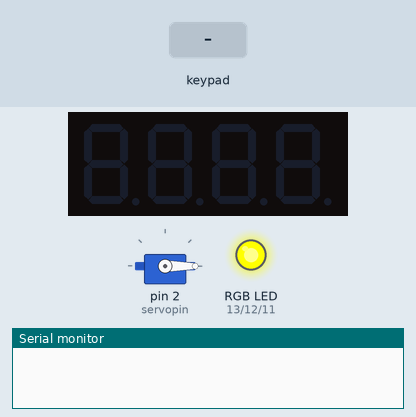
Recording of a sketch running on a simulated Arduino Mega 2560, built with avr-gcc and run on an emulated ATmega2560. On the bench: servo, 4-digit seven-segment display, an RGB LED mixed from three pins (HIGH = lit), the last lines printed to the serial monitor. The inputs (shaded band) are chosen by the test bench.

Above: at 1.2 s.
1.3 s: keypad keys 1 2 3 4 # pressed 0.4 s apart
At 1.9 s:
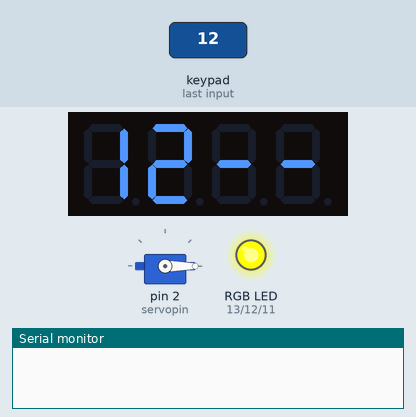
4.8 s: key 'D' pressed
At 5.7 s:
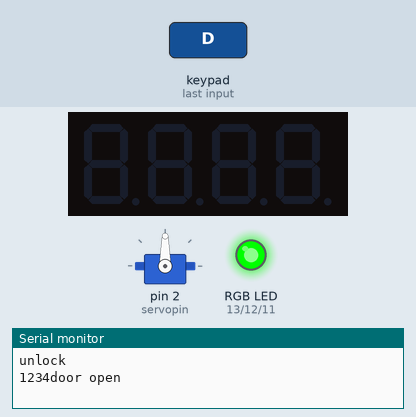
7.8 s: keypad keys 1 4 1 5 1 6 1 7 # pressed 0.4 s apart
At 10.25 s:
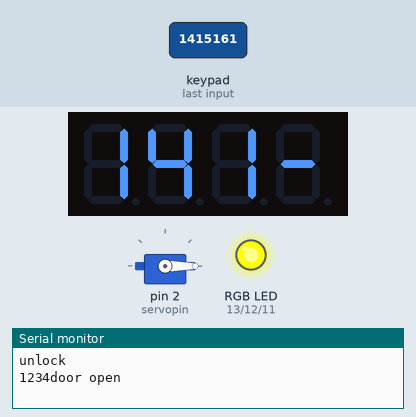
12.9 s: key '2' pressed
At 14.1 s:
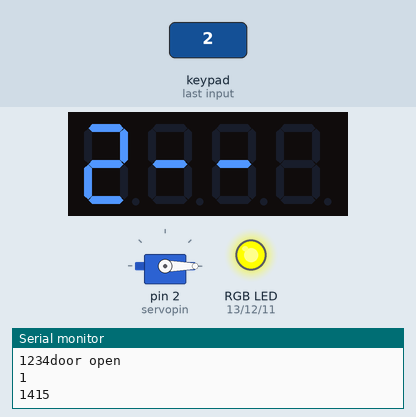
Timing chart, 0 to 15.4 s (numbered marks = the images above; inputs shaded):
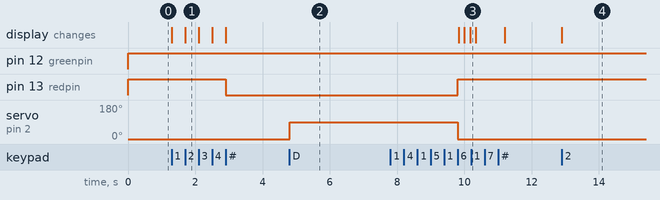

The sketch:

password_lock.ino
```cpp
#include <Keypad.h>            //引用键盘库
#include <Servo.h>             //引用舵机库
#include <SevSeg.h>            //引用数码管库

const byte row = 4;            //按键矩阵行数
const byte col = 4;            //按键矩阵列数
const int passwordnum = 4;     //密码位数

//定义按键矩阵对应字符
char keys[row][col] = {
  {'1','2','3','A'},
  {'4','5','6','B'},
  {'7','8','9','C'},
  {'*','0','#','D'}
};
byte rowpin[row] = {14,15,16,17};   //设置行数引脚
byte colpin[col] = {18,19,20,21};   //设置列数引脚

//利用上述定义实例化一个键盘
Keypad keypad = Keypad(makeKeymap(keys),rowpin,colpin,row,col);

int num = 0;                    //记录当前输入位数
int wrongnum = 0;               //记录错误次数
bool unlock = false;            //密码锁状态
bool setpassword = false;       //密码设置模式状态

char defpassword[passwordnum] = {'1','2','3','4'};    //存储密码，出厂默认1234
char password[passwordnum];                           //存储输入密码
char temppassword[passwordnum];                       //临时存储新密码

//设置REBled灯引脚
int redpin = 13;
int greenpin = 12;
int bluepin = 11;

int buzzerpin = 6;              //设置蜂鸣器引脚

Servo servo;                    //实例化舵机对象
int servopin = 2;               //设置舵机引脚

SevSeg sevseg;                  //实例化数码管
byte dignum = 4;                              //数码管位数
byte digpins[] = {33,27,25,53};               //位引脚
byte segpins[] = {31,23,49,43,45,29,51,47};   //段引脚
byte hardwareConfig = COMMON_CATHODE;         //共阴极数码管


void check();
void led(char color);
void setled();


void setup() {
  Serial.begin(9600);

  pinMode(redpin, OUTPUT);
  pinMode(greenpin, OUTPUT);
  pinMode(bluepin, OUTPUT);      //设置led灯引脚为输出模式

  servo.attach(servopin);
  servo.write(0);                //初始化舵机

  sevseg.begin(hardwareConfig, dignum, digpins, segpins); //初始化数码管
}

void loop() {
  setled();

  //读取按键输入
  char key = keypad.getKey();

  if (key != NO_KEY){
    switch (key){

      //密码输入功能
      case '1':
      case '2':
      case '3':
      case '4':
      case '5':
      case '6':
      case '7':
      case '8':
      case '9':
      case '0':
        if (!unlock){
          if (num < 4){
            password[num] = key;
            num++;
            char showpassword[num];
            for (int i=0;i<num;i++){
              showpassword[i] = password[i];
            }
            sevseg.setChars(showpassword);
          }
        }
        if (setpassword){
          if (num < 4){
            temppassword[num] = key;
            num++;
            char showpassword[num];
            for (int i=0;i<num;i++){
              showpassword[i] = temppassword[i];
            }
            sevseg.setChars(showpassword);
          }
        }
        break;

      //确定键
      case '#':
        if (num == 4){

          //验证密码正确性并解锁
          if (!unlock){
            check();
            num = 0;
            for (int i=0;i<4;i++){
              Serial.print(password[i]);
            }
          }

          //设置密码
          if (setpassword){
            for (int i=0;i<4;i++){
              defpassword[i] = temppassword[i];
            }
            num = 0;
            setpassword = false;
            Serial.println("设置完成");
          }
          sevseg.blank();
        }
        break;

      //密码设置功能
      case '*':
        if (unlock && !setpassword){
          setpassword = true;
          Serial.println("请设置密码");
        }
        break;

      //输入回退功能
      case 'A':
        if (num > 0){
          num--;
          if (!unlock){
            char showpassword[num];
            for (int i=0;i<num;i++){
              showpassword[i] = password[i];
            }
            sevseg.setChars(showpassword);
          }
          if (setpassword){
            char showpassword[num];
            for (int i=0;i<num;i++){
              showpassword[i] = temppassword[i];
            }
            sevseg.setChars(showpassword);
          }
        }
        break;

      //开锁功能
      case 'D':
        if (unlock && !setpassword){
          servo.write(90);
          Serial.println("door open");
          delay(5000);
          servo.write(0);
          unlock = false;
        }
        break;
      default:;
    };
  }
  sevseg.refreshDisplay();
}

//检查输入的四位密码是否正确，将密码输出
void check(){
  for (int i = 0;i < 4;i++){
    if (password[i] != defpassword[i]){
      wrongnum++;               //记录错误次数
      Serial.println(wrongnum);
      break;
    }
    if (i == 3){
      unlock = true;
      wrongnum = 0;             //正确输入后将错误数清零
      Serial.println("unlock");
    }
  }
  if  (wrongnum>=5){
    tone(buzzerpin,494,5000*wrongnum);
  }
}

//RGBled灯颜色控制
void led(char color){
  switch(color){
    case 'R':
      analogWrite(redpin,255);
      analogWrite(greenpin,0);
      analogWrite(bluepin,0);
      break;
    case 'G':
      analogWrite(redpin,0);
      analogWrite(greenpin,255);
      analogWrite(bluepin,0);
      break;
    case 'B':
      analogWrite(redpin,0);
      analogWrite(greenpin,0);
      analogWrite(bluepin,255);
      break;
    case 'Y':
      analogWrite(redpin,255);
      analogWrite(greenpin,255);
      analogWrite(bluepin,0);
      break;
    default:;
  }
}

//REBled灯在不同状态下的颜色显示
void setled(){
  if (wrongnum>=5){
    led('R');
  }
  else if (setpassword){
    led('B');
  }
  else if (unlock){
    led('G');
  }
  else {
    led('Y');
  }
}
```

Measured:
- after the input at 1.3 s, pin 13 (redpin): HIGH → LOW after 1.6 s; the display: first changes at once (image 1 shows a later state)
- after the input at 4.8 s, servo on pin 2 (servopin): 0° → 90° at once
- after the input at 7.8 s, the display: first changes after 2.0 s (image 3 shows a later state)
- after the input at 12.9 s, the display: changes at once (image 4)
